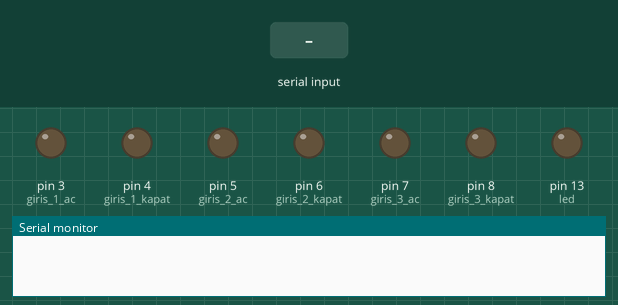
Simulated run of this sketch. Board: Arduino Uno, built with avr-gcc and run on an emulated ATmega328P. Parts: output pins drawn as LEDs (lit = HIGH), the last lines printed to the serial monitor. Inputs (shaded band) come from the test bench.

Above: at 1.2 s.
1.3 s: "q" received over Serial
At 2.1 s:
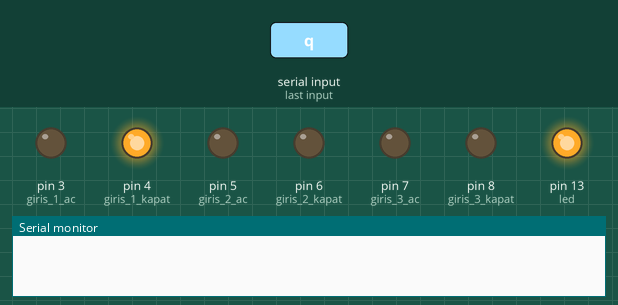
3.8 s: "w" received over Serial
At 4.6 s:
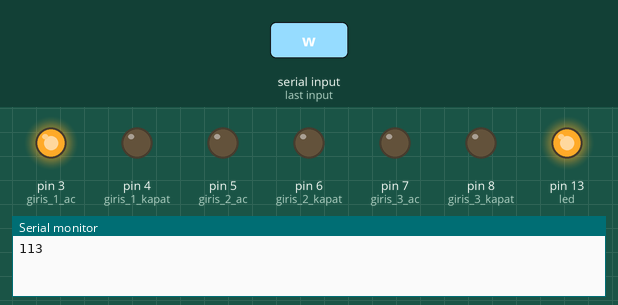
6.3 s: "e" received over Serial
At 6.6 s:
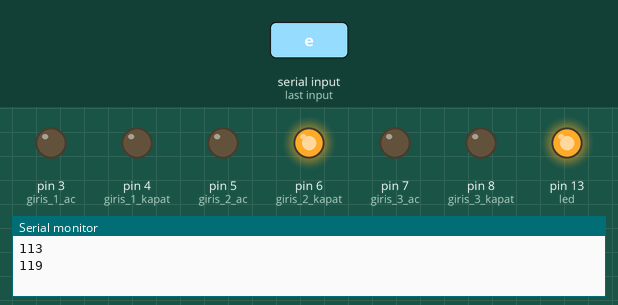
9.3 s: "r" received over Serial
At 10.0 s:
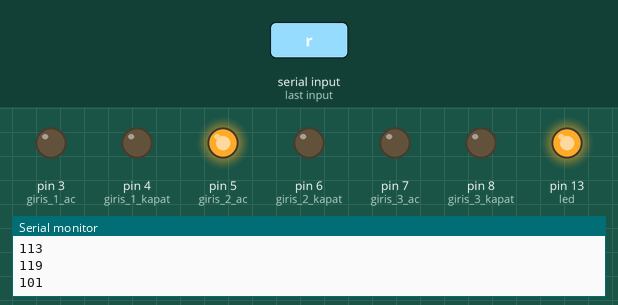
12.3 s: "t" received over Serial
At 13.1 s:
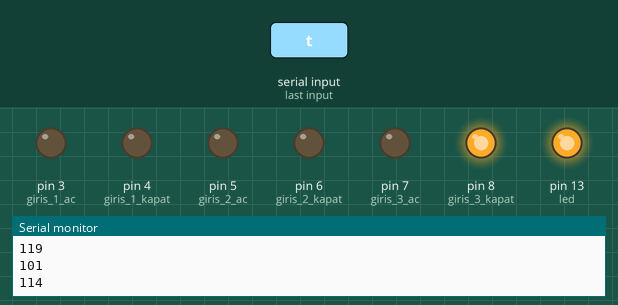
14.8 s: "y" received over Serial
At 15.4 s:
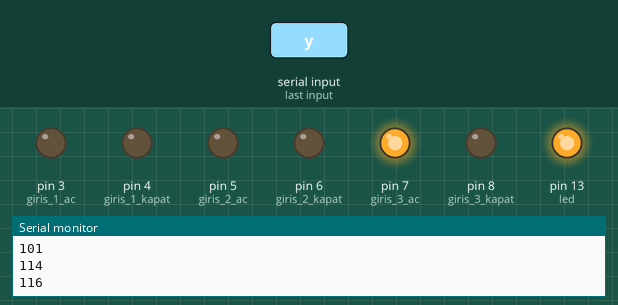
Timing chart, 0 to 17.8 s (numbered marks = the images above; inputs shaded):
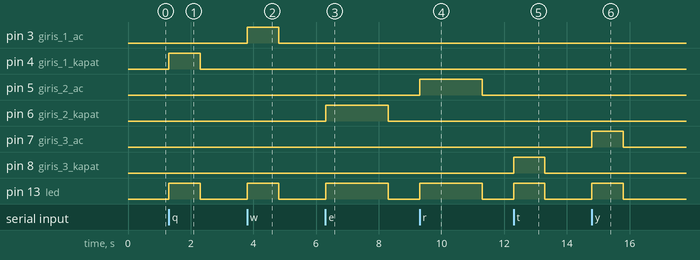

The sketch:

evkumandasi.ino
```cpp
int led = 13;
int giris_1_ac = 3;
int giris_1_kapat = 4;
int giris_2_ac = 5;
int giris_2_kapat = 6;
int giris_3_ac = 7;
int giris_3_kapat = 8;
int serial_value;

void setup() {
  pinMode(led, OUTPUT);
  pinMode(giris_1_ac, OUTPUT);
  pinMode(giris_1_kapat, OUTPUT);
  pinMode(giris_2_ac, OUTPUT);
  pinMode(giris_2_kapat, OUTPUT);
  pinMode(giris_3_ac, OUTPUT);
  pinMode(giris_3_kapat, OUTPUT);
  Serial.begin(9600);
}

void loop() {
  serial_value = Serial.read();
  if(serial_value == 113){ //q
    digitalWrite(giris_1_kapat, HIGH);
    digitalWrite(led, HIGH);
    delay(1000);
    digitalWrite(giris_1_kapat, LOW);
    digitalWrite(led, LOW);
  }
  else if(serial_value == 119){ // w
    digitalWrite(giris_1_ac, HIGH);
    digitalWrite(led, HIGH);
    delay(1000);
    digitalWrite(giris_1_ac, LOW);
    digitalWrite(led, LOW);

  }
  else if(serial_value == 101){ // e
    digitalWrite(giris_2_kapat, HIGH);
    digitalWrite(led, HIGH);
    delay(2000);
    digitalWrite(giris_2_kapat, LOW);
    digitalWrite(led, LOW);
  }
  else if(serial_value == 114){ // r
    digitalWrite(giris_2_ac, HIGH);
    digitalWrite(led, HIGH);
    delay(2000);
    digitalWrite(giris_2_ac, LOW);
    digitalWrite(led, LOW);
  }
  else if(serial_value == 116){ // t
    digitalWrite(giris_3_kapat, HIGH);
    digitalWrite(led, HIGH);
    delay(1000);
    digitalWrite(giris_3_kapat, LOW);
    digitalWrite(led, LOW);

  }
  else if(serial_value == 121){ // y
    digitalWrite(giris_3_ac, HIGH);
    digitalWrite(led, HIGH);
    delay(1000);
    digitalWrite(giris_3_ac, LOW);
    digitalWrite(led, LOW);
  }

  if(serial_value != -1)
  {
    Serial.println(serial_value);
  }
}
```

Measured:
- after the input at 1.3 s, pin 4 (giris_1_kapat), pin 13 (led): LOW → HIGH at once, → LOW 1.0 s later
- after the input at 3.8 s, pin 3 (giris_1_ac), pin 13 (led): LOW → HIGH at once, → LOW 1.0 s later
- after the input at 6.3 s, pin 6 (giris_2_kapat), pin 13 (led): LOW → HIGH at once, → LOW 2.0 s later
- after the input at 9.3 s, pin 5 (giris_2_ac), pin 13 (led): LOW → HIGH at once, → LOW 2.0 s later
- after the input at 12.3 s, pin 8 (giris_3_kapat), pin 13 (led): LOW → HIGH at once, → LOW 1.0 s later
- after the input at 14.8 s, pin 7 (giris_3_ac), pin 13 (led): LOW → HIGH at once, → LOW 1.0 s later
